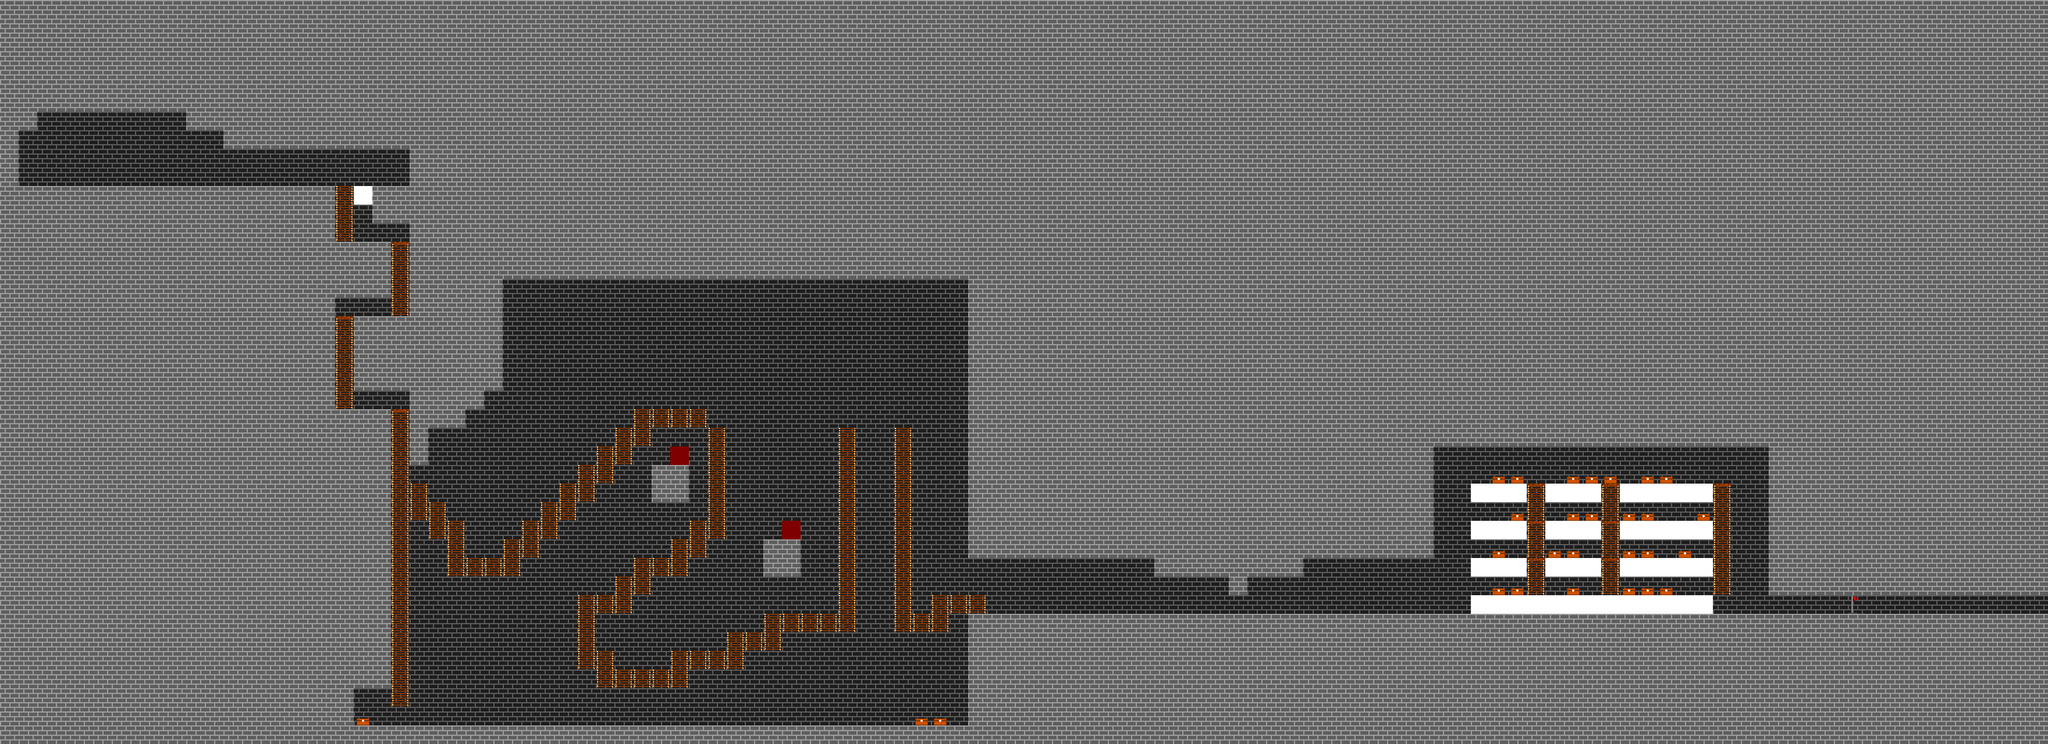

Tiled map render using the project's own tile images. Description and the map definition, with tile-layer contents summarised, below:
An orthogonal 110x40 tile map with 32x32 px tiles, 1 tile layer (Tile Layer 1).

<map version="1.0" orientation="orthogonal" renderorder="right-down" width="110" height="40" tilewidth="32" tileheight="32" nextobjectid="1">
 <tileset firstgid="1" name="tilemap" tilewidth="32" tileheight="32" tilecount="10" columns="10">
  <image source="tilemap.png" width="320" height="32" />
 </tileset>
 <layer name="Tile Layer 1" width="110" height="40">
  <data>[4400 cells, 4400 non-empty, 8 distinct tile ids]</data>
 </layer>
</map>